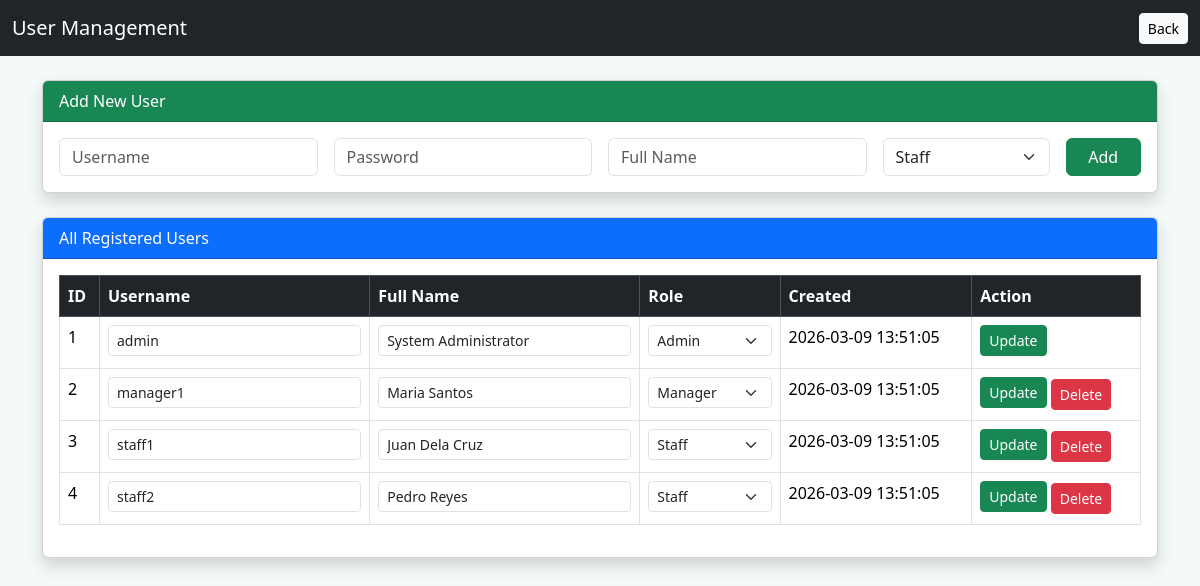
The page /manage_users.php (signed in) on the database its author committed.
### tables this page shows
CREATE TABLE users (
    user_id INT AUTO_INCREMENT PRIMARY KEY,
    username VARCHAR(50) NOT NULL UNIQUE,
    password VARCHAR(255) NOT NULL,
    full_name VARCHAR(100),
    role ENUM('admin','manager','staff') DEFAULT 'staff',
    created_at TIMESTAMP DEFAULT CURRENT_TIMESTAMP,
    last_login TIMESTAMP NULL
);

### manage_users.php (the view, shortened to what this page needs)
<?php
$conn = new mysqli("localhost", "root", "", "organic_tilapia");
$users = $conn->query("SELECT * FROM users ORDER BY created_at DESC");
?>
<!DOCTYPE html>
<html>
<head>
<link href="https://cdn.jsdelivr.net/npm/bootstrap@5.3.3/dist/css/bootstrap.min.css" rel="stylesheet">
</head>
<body style="background:#f4f9f9;">
<nav class="navbar navbar-dark bg-dark">
<div class="container-fluid">
<span class="navbar-brand">User Management</span>
<a href="admin_dashboard.php" class="btn btn-light btn-sm">Back</a>
</div>
</nav>
<div class="container mt-4">
<div class="card mb-4 shadow">
<div class="card-header bg-success text-white">
Add New User
</div>
<div class="card-body">
<form method="POST" class="row g-3">
<div class="col-md-3">
<input type="text" name="username" class="form-control"
placeholder="Username" required>
</div>
<div class="col-md-3">
<input type="password" name="password" class="form-control"
placeholder="Password" required>
</div>
<div class="col-md-3">
<input type="text" name="full_name" class="form-control"
placeholder="Full Name">
</div>
<div class="col-md-2">
<select name="role" class="form-select">
<option value="staff">Staff</option>
</select>
</div>
<div class="col-md-1">
<button type="submit" name="add_user"
class="btn btn-success w-100">
Add
</button>
</div>
</form>
</div>
</div>
<div class="card shadow">
<div class="card-header bg-primary text-white">
All Registered Users
</div>
<div class="card-body">
<table class="table table-bordered table-hover">
<thead class="table-dark">
<tr>
<th>ID</th>
<th>Username</th>
<th>Full Name</th>
<th>Role</th>
<th>Created</th>
<th>Action</th>
</tr>
</thead>
<tbody>
<?php while($row = $users->fetch_assoc()) { ?>
<tr>
<form method="POST">
<td><?php echo $row["user_id"]; ?></td>
<td>
<input type="text" name="username"
value="<?php echo $row["username"]; ?>"
class="form-control form-control-sm" required>
</td>
<td>
<input type="text" name="full_name"
value="<?php echo $row["full_name"]; ?>"
class="form-control form-control-sm">
</td>
<td>
<select name="role" class="form-select form-select-sm">
<option value="admin" <?php if($row["role"]=="admin") echo "selected"; ?>>Admin</option>
<option value="manager" <?php if($row["role"]=="manager") echo "selected"; ?>>Manager</option>
<option value="staff" <?php if($row["role"]=="staff") echo "selected"; ?>>Staff</option>
</select>
</td>
<td><?php echo $row["created_at"]; ?></td>
<td>
<button type="submit"
name="update_user"
class="btn btn-sm btn-success mb-1">
Update
</button>
<?php if($row["user_id"] != $_SESSION["user_id"]) { ?>
<a href="manage_users.php?delete=<?php echo $row["user_id"]; ?>"
class="btn btn-sm btn-danger"
onclick="return confirm('Delete this user?');">
Delete
</a>
<?php } ?>
</td>
</form>
</tr>
<?php } ?>
</tbody>
</table>
</div>
</div>
</div>
</body>
</html>

### rows shown on the page
users: user_id "1", username "admin", full_name "System Administrator", role "Admin", created_at "2026-03-09 13:51:05"
users: user_id "2", username "manager1", full_name "Maria Santos", role "Manager", created_at "2026-03-09 13:51:05"
users: user_id "3", username "staff1", full_name "Juan Dela Cruz", role "Staff", created_at "2026-03-09 13:51:05"
users: user_id "4", username "staff2", full_name "Pedro Reyes", role "Staff", created_at "2026-03-09 13:51:05"
